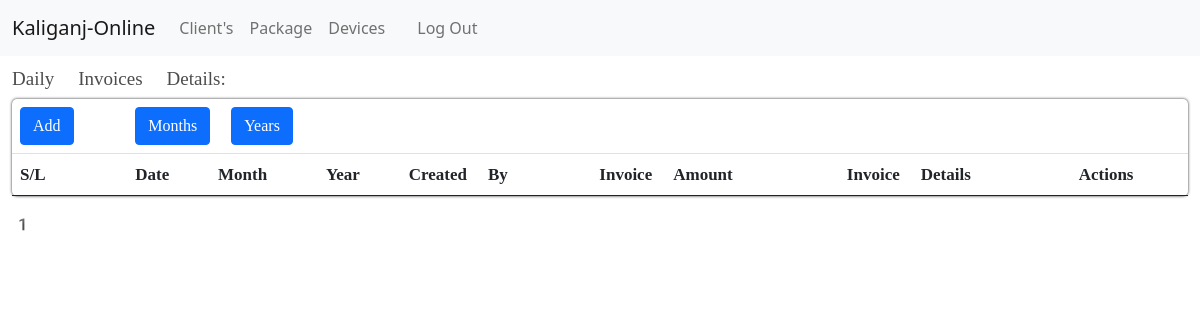
The app's page /account/daily_invoice/, older data.
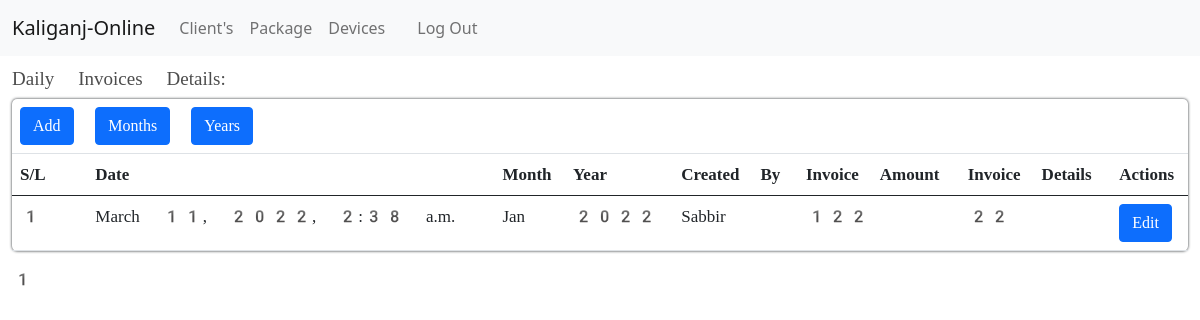
The same page, newer data.
### apps/core/models.py (models this page shows, shortened)
class Isp_info(models.Model):
    name = models.CharField(max_length=200)
    address = models.CharField(max_length=200)
    phone = models.CharField(max_length=200)
    email = models.EmailField(max_length=200)
    website = models.URLField(max_length=200)

### apps/account/models.py (models this page shows, shortened)
class Daily_Invoice(models.Model):
    Staffs_details = models.ForeignKey(Staffs, on_delete=models.CASCADE)
    date = models.DateTimeField(auto_now_add=True)
    month = models.ForeignKey(Month, on_delete=models.CASCADE)
    year = models.ForeignKey(Year, on_delete=models.CASCADE)
    invoice_amount = models.IntegerField()
    invoice_details = models.CharField(max_length=500)

class Month(models.Model):
    month_name = models.CharField(max_length=20)
    active = models.BooleanField(default=False)
    def __str__(self):
        return self.month_name

class Year(models.Model):
    year_name = models.CharField(max_length=20)
    active = models.BooleanField(default=False)
    def __str__(self):
        return self.year_name

### apps/users/models.py (models this page shows, shortened)
class Staffs(models.Model):
    choice_status = (('Active', 'Active'), ('Inactive', 'Inactive'))
    stafftype = (('Owner', 'Owner'),
                 ('Accountant', 'Accountant'),
                 ('Server Team', 'Server Team'),
                 ('Fiber Team', 'Fiber Team'),
                 ('Support Team', 'Support Team'),
                 ('Sales Team', 'Sales Team'))
    user = models.OneToOneField(User, on_delete=models.CASCADE)
    staffs_Id = models.ForeignKey(
        Staff_Id, on_delete=models.CASCADE, null=True, blank=True)
    address = models.CharField(max_length=245)
    salary = models.FloatField(default=0)
    stafftype = models.CharField(max_length=245, choices=stafftype)
    status = models.CharField(max_length=245, choices=choice_status)

class User(AbstractBaseUser):
    genders = (
        ('Male', 'Male'),
        ('Female', 'Female'),
        ('Others', 'Others'),
    )
    first_name = models.CharField(max_length=245)
    last_name = models.CharField(max_length=245)
    gender = models.CharField(max_length=245, choices=genders)
    email = models.EmailField(max_length=245, unique=True)
    phone = models.CharField(max_length=13, unique=True)
    nid = models.CharField(max_length=13, unique=True)
    timestamp = models.DateTimeField(auto_now_add=True)
    is_active = models.BooleanField(default=True)
    client = models.BooleanField(default=True)
    reseller = models.BooleanField(default=False)
    owner = models.BooleanField(default=False)
    worker = models.BooleanField(default=False)
    staff = models.BooleanField(default=False)
    admin = models.BooleanField(default=False)
    USERNAME_FIELD = 'email'
    REQUIRED_FIELDS = []
    object = UserManager()

### apps/account/views.py (the view)
# urls.py: path('daily_invoice/', views.dailyInvoiceShowing, name='daily-invoice'),
def dailyInvoiceShowing(request):
    isp_info = Isp_info.objects.filter(id=1).first()
    invoice = Daily_Invoice.objects.all().order_by('-id')
    p = Paginator(invoice, 50)
    n = request.GET.get('p')
    invoices = p.get_page(n)
    context = {'isp_info': isp_info, 'invoices': invoices}
    return render(request, 'core/invoice/dailyinvoices.html', context)

### apps/account/templates/core/invoice/dailyinvoices.html (shortened to what this page needs)
{% extends 'core/account/account_dashboard.html' %}
{% block content %}
<section>
    <div class="container-fluid">
        <div class="base-title">
            <h3>Daily Invoices Details:</h3>
        </div>
        <div class="fiber-details-wrappers">
            <table class="table  table-hover">
                <thead>
                    <tr>
                        <td scope="col"><a class="btn btn-primary" href="{% url 'daily-add' %}">Add</a></td>
                        <td colspan="7"><a class="btn btn-primary" href="{% url 'month-list' %}">Months</a>
                            <a class="btn btn-primary" href="{% url 'year-list' %}">Years</a></td>
                    </tr>
                    <tr>
                        <th scope="col">S/L</th>
                        <th scope="col">Date</th>
                        <th scope="col">Month</th>
                        <th scope="col">Year</th>
                        <th scope="col">Created By</th>
                        <th scope="col">Invoice Amount</th>
                        <th scope="col">Invoice Details</th>
                        <th scope="col">Actions</th>
                    </tr>
                </thead>
                <tbody>
                    {% for i in invoices %}
                    <tr>
                        <th scope="row">{{forloop.counter}}</th>
                        <td>{{i.date}}</td>
                        <td>{{i.month}}</td>
                        <td>{{i.year}}</td>
                        <td>{{i.Staffs_details.user.first_name}}</td>
                        <td>{{i.invoice_amount}}</td>
                        <td>{{i.invoice_details}}</td>
                        <td>
                            <a class="btn btn-primary ml-1" href="{% url 'daily-edit' i.id %}">Edit</a>
                        </td>
                    </tr>
                    {% endfor %}
                </tbody>
            </table>
            {{invoices.number}}
        </div>
    </div>
</section>
{% endblock %}

### apps/account/templates/core/account/account_dashboard.html (shortened to what this page needs)
{% extends 'core/base.html' %}

### apps/core/templates/core/base.html (shortened to what this page needs)
{% load static %}
<!DOCTYPE html>
<html lang="en">
<head>
  <link href="https://cdn.jsdelivr.net/npm/bootstrap@5.0.2/dist/css/bootstrap.min.css" rel="stylesheet">
  <link rel="stylesheet" href="{% static 'core/main.css' %}">
</head>
<body>
  <nav class="navbar navbar-expand-lg navbar-light bg-light">
    <div class="container-fluid">
      <a class="navbar-brand" href="{% url 'inside' %}">{{isp_info.name}}</a>
      <div class="collapse navbar-collapse" id="navbarNav">
        <ul class="navbar-nav">
          {% block navbar %}
          <li class="nav-item">
            <a class="nav-link" href="{% url 'client-show' %}">Client's</a>
          </li>
          <li class="nav-item">
            <a class="nav-link" href="{% url 'package-show' %}">Package</a>
          </li>
          <li class="nav-item">
            <a class="nav-link" href="{% url 'devicesInfo' %}">Devices</a>
          </li>
          {% endblock navbar %}
          <li class="nav-item">
            <a class="nav-link" href="{% url 'user_dashboard' %}">{{request.user.first_name}}</a>
          </li>
          <li class="nav-item">
            <a class="nav-link" href="{% url 'client_logout' %}">Log Out</a>
          </li>
        </ul>
      </div>
    </div>
  </nav>
  {% block content %}{% endblock content %}
</body>
</html>

### static/core/main.css (style rules this page uses)
.base-title h3 { font-size: 19px; margin-top: 1%; font-weight: 500; font-family: emoji; color: #000000b3; }
.fiber-details-wrappers { font-family: emoji; font-size: 17px; }
table { box-shadow: 0px 0px 3px 0px; border-radius: 5px; padding: 1%; }

Row changes from the older to the newer data that the page shows:
added Daily_Invoice: date "March 11, 2022, 2:38 a.m.", month "Jan", year "2022", Staffs_details.user.first_name "Sabbir", invoice_amount "122", invoice_details "22"
